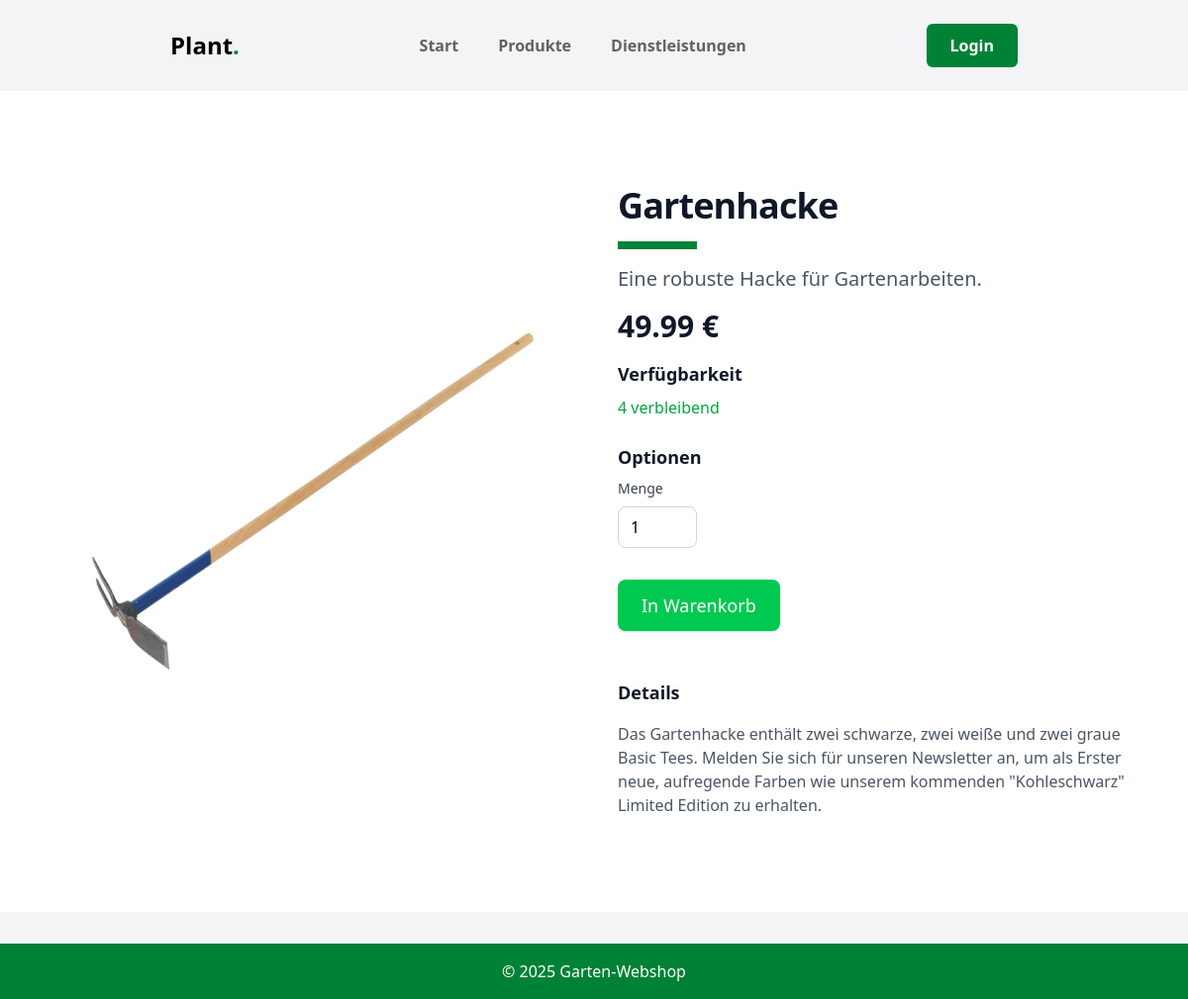
Page /product_detail.php?id=1 on the committed database.
### tables this page shows
CREATE TABLE `products` (
  `id` int(11) NOT NULL AUTO_INCREMENT,
  `name` varchar(255) NOT NULL,
  `description` text DEFAULT NULL,
  `price` decimal(10,2) NOT NULL,
  `stock` int(11) NOT NULL DEFAULT 0,
  PRIMARY KEY (`id`)
);

### product_detail.php (the view, shortened to what this page needs)
<?php
$product_id = $_GET['id'];
$db = new mysqli("localhost", "root", "1337", "garden_shop");
$product_query = $db->prepare("SELECT * FROM products WHERE id = ?");
$product_query->bind_param("i", $product_id);
$product_query->execute();
$product = $product_query->get_result()->fetch_assoc();
function sanitizeFilename($string) {
    $transliterationTable = array(
        'ä' => 'ae',
        'ö' => 'oe',
        'ü' => 'ue',
        'Ä' => 'Ae',
        'Ö' => 'Oe',
        'Ü' => 'Ue',
        'ß' => 'ss',
        ' ' => '_'
    );
    $sanitized = strtr($string, $transliterationTable);
    $sanitized = preg_replace('/[^a-zA-Z0-9_\-]/', '', $sanitized);
    return strtolower($sanitized);
}
?>
<!DOCTYPE html>
<html lang="de">
<head>
    <script src="https://unpkg.com/@tailwindcss/browser@4"></script>
    <link rel="stylesheet" href="https://cdnjs.cloudflare.com/ajax/libs/font-awesome/6.4.0/css/all.min.css">
</head>
<body class="bg-gray-100">
    <?php include 'navbar.php'; ?>
    <main class="bg-white">
        <div class="mx-auto max-w-6xl px-4 py-16 sm:px-6 sm:py-24 lg:px-8">
            <div class="grid grid-cols-1 lg:grid-cols-2 gap-x-12 gap-y-10 lg:gap-y-0">
                <div class="flex justify-center">
                    <img src="./images/<?php echo htmlspecialchars(sanitizeFilename($product['name'])); ?>.jpeg" alt="<?php echo htmlspecialchars($product['name']); ?>" class="w-full max-w-2xl rounded-lg object-fit">
                </div>
                <div>
                    <h1 class="text-4xl font-bold tracking-tight text-gray-900"><?php echo htmlspecialchars($product['name']); ?></h1>
                    <div class="w-20 h-2 bg-green-700 my-4"></div>
                    <p class="text-xl text-gray-600 mb-4"><?php echo htmlspecialchars($product['description']); ?></p>
                    <p class="text-3xl font-bold text-gray-900"><?php echo htmlspecialchars($product['price']); ?> €</p>
                    <div class="mt-4">
                        <h3 class="text-lg font-bold text-gray-900 mb-2">Verfügbarkeit</h3>
                        <?php if ($product['stock'] > 0): ?>
                            <p class="text-green-600"><?php echo htmlspecialchars($product['stock']); ?> verbleibend</p>
                        <?php else: ?>
                            <p class="text-red-600">Ausverkauft</p>
                        <?php endif; ?>
                    </div>
                    <div class="mt-6">
                        <h3 class="text-lg font-bold text-gray-900 mb-2">Optionen</h3>
                        <div class="flex flex-col md:flex-row md:space-x-4">
                            <div class="mb-4 md:mb-0">
                                <label for="quantity" class="block text-sm font-medium text-gray-700 mb-2">Menge</label>
                                <input
                                    type="number"
                                    id="quantity"
                                    name="quantity"
                                    min="1"
                                    max="<?php echo htmlspecialchars($product['stock']); ?>"
                                    value="1"
                                    class="w-20 px-3 py-2 rounded-lg border border-gray-300 focus:ring-2 focus:ring-green-600 focus:border-transparent transition-colors"
                                />
                            </div>
                        </div>
                    </div>
                    <div class="mt-8">
                        <form action="customer_dashboard.php" method="GET">
                            <button
                                type="submit"
                                class="bg-green-500 text-white text-lg font-medium px-6 py-3 rounded-lg shadow hover:bg-green-600 <?php if ($product['stock'] == 0): ?>opacity-50 cursor-not-allowed<?php endif; ?>"
                            >
                                In Warenkorb
                            </button>
                        </form>
                    </div>
                    <div class="mt-12">
                        <h3 class="text-lg font-bold text-gray-900 mb-4">Details</h3>
                        <p class="text-gray-600">
                            Das <?php echo htmlspecialchars($product['name']); ?> enthält zwei schwarze, zwei weiße und zwei graue Basic Tees. Melden Sie sich für unseren Newsletter an, um als Erster neue, aufregende Farben wie unserem kommenden "Kohleschwarz" Limited Edition zu erhalten.
                        </p>
                    </div>
                </div>
            </div>
        </div>
    </main>
    <footer class="bg-green-700 text-white p-4 mt-8">
        <div class="container mx-auto text-center">
            <p>&copy; 2025 Garten-Webshop</p>
        </div>
    </footer>
</body>
</html>

### rows in the picture
products: name "Gartenhacke", description "Eine robuste Hacke für Gartenarbeiten.", price "49.99", stock "4", quantity "1"
